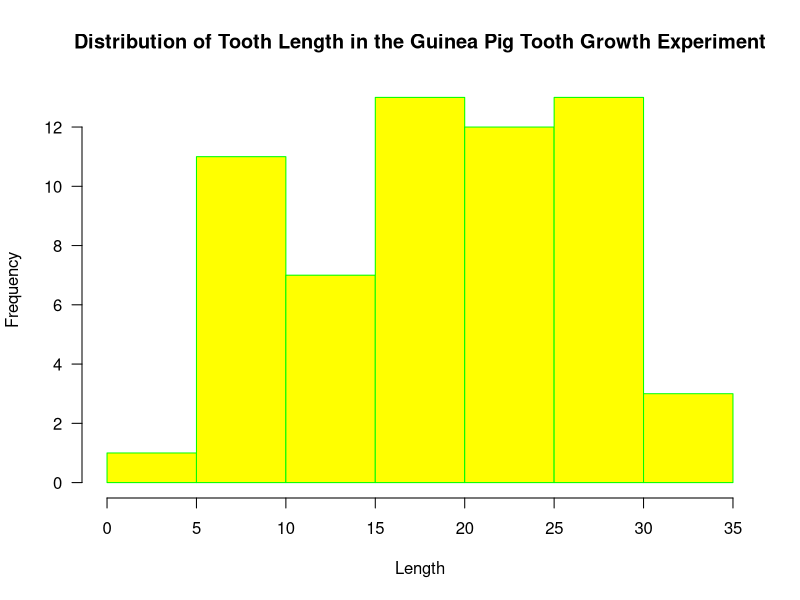
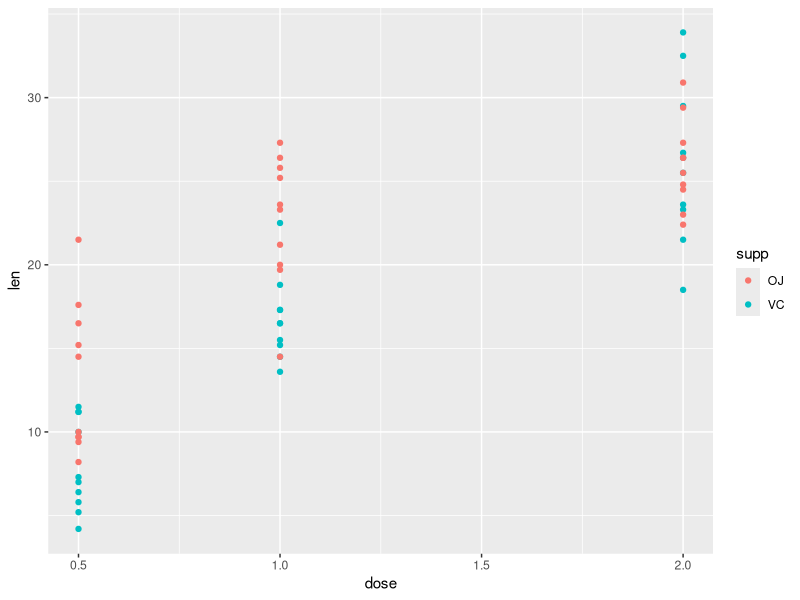
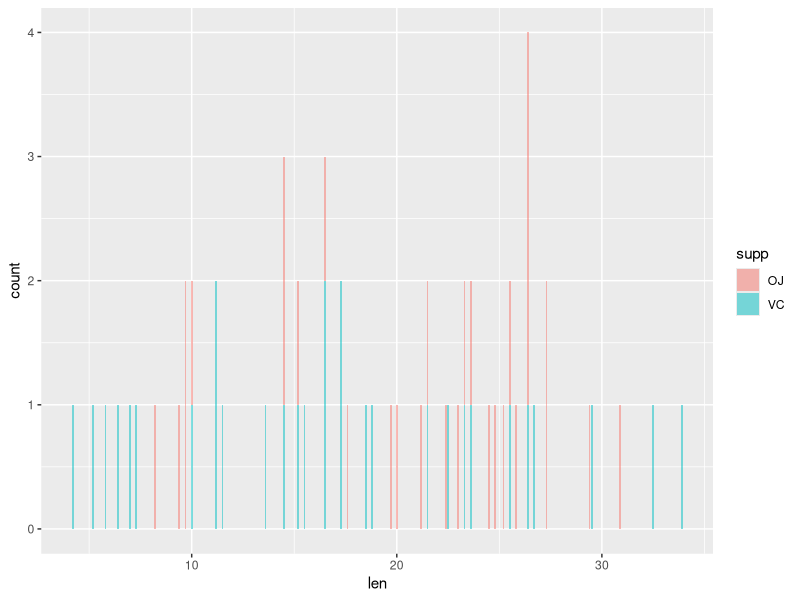

Write the R code that produced these figures, in order.
## ---- chunk 1
knitr::opts_chunk$set(echo = TRUE)
## ---- chunk 2

library(ggplot2)
library(ggpubr)
library(tidyr)
library(stringr)
library(dplyr)

data("ToothGrowth")

head(ToothGrowth)

tail(ToothGrowth)

str(ToothGrowth)



## ---- chunk 3

summary(ToothGrowth)

shapiro.test(ToothGrowth$len)

hist(ToothGrowth$len, main = "Distribution of Tooth Length in the Guinea Pig Tooth Growth Experiment", xlab = "Length", ylab = "Frequency", border = "green", col = "yellow", las =1)

# Overlaid histograms with means
#plot1 <- ggplot(ToothGrowth, aes(x=len, y=dose, fill=supp)) +geom_bar(alpha=.5, stat = "identity")

#plot1 this graph is wrong, the y axis is wrong

plot2 <- quickplot(dose, len, data = ToothGrowth, colour=supp)

plot2

plot3 <- ggplot(ToothGrowth, aes(x=len,fill=supp)) +geom_bar(alpha=.5)

plot3

quicksummary <-ToothGrowth %>% group_by(supp) %>% summarize(count = n())

orangejuice <- ToothGrowth %>% filter(supp == "OJ")

ascorbicacid <- ToothGrowth %>% filter(supp == "VC")




